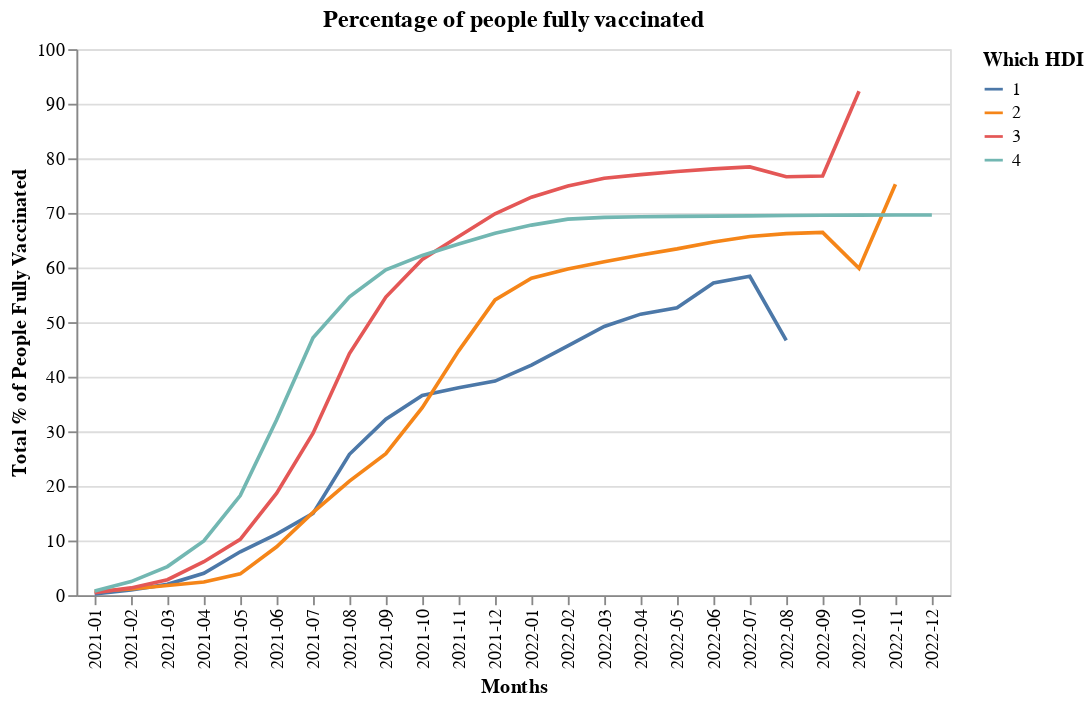

Notebook source saved alongside this figure:
### Code cell
#@title Comparison 4
selection = alt.selection_multi(fields=['Which HDI'],bind=('legend'))

visualisation4 = alt.Chart(People_fully_vaccinatednew).mark_line().encode(
    x=alt.X('Months'),
    y='Total % of People Fully Vaccinated',
    color = 'Which HDI:N',
    opacity=alt.condition(selection, alt.value(1), alt.value(0.2))
).add_selection(
    selection
).properties(title='Percentage of people fully vaccinated')
visualisation4

### Figure 1 — Vega-Lite specification as saved in the notebook (floating-point values rounded to 4 significant figures)
{"config": {"view": {"continuousWidth": 400, "continuousHeight": 300}}, "data": {"name": "data-7281b66b98734ddf57b5db9692766fb3"}, "mark": "line", "encoding": {"color": {"field": "Which HDI", "type": "nominal"}, "opacity": {"condition": {"value": 1, "selection": "selector020"}, "value": 0.2}, "x": {"field": "Months", "type": "nominal"}, "y": {"field": "Total % of People Fully Vaccinated", "type": "quantitative"}}, "selection": {"selector020": {"type": "multi", "fields": ["Which HDI"], "bind": "legend"}}, "title": "Percentage of people fully vaccinated", "$schema": "https://vega.github.io/schema/vega-lite/v4.17.0.json", "datasets": {"data-7281b66b98734ddf57b5db9692766fb3": [{"Months": "2021-01", "Total % of People Fully Vaccinated": 0.2004, "Which HDI": 1}, {"Months": "2021-02", "Total % of People Fully Vaccinated": 0.9382, "Which HDI": 1}, {"Months": "2021-03", "Total % of People Fully Vaccinated": 1.976, "Which HDI": 1}, {"Months": "2021-04", "Total % of People Fully Vaccinated": 4.007, "Which HDI": 1}, {"Months": "2021-05", "Total % of People Fully Vaccinated": 7.94, "Which HDI": 1}, {"Months": "2021-06", "Total % of People Fully Vaccinated": 11.17, "Which HDI": 1}, {"Months": "2021-07", "Total % of People Fully Vaccinated": 14.97, "Which HDI": 1}, {"Months": "2021-08", "Total % of People Fully Vaccinated": 25.8, "Which HDI": 1}, {"Months": "2021-09", "Total % of People Fully Vaccinated": 32.23, "Which HDI": 1}, {"Months": "2021-10", "Total % of People Fully Vaccinated": 36.59, "Which HDI": 1}, {"Months": "2021-11", "Total % of People Fully Vaccinated": 37.99, "Which HDI": 1}, {"Months": "2021-12", "Total % of People Fully Vaccinated": 39.21, "Which HDI": 1}, {"Months": "2022-01", "Total % of People Fully Vaccinated": 42.13, "Which HDI": 1}, {"Months": "2022-02", "Total % of People Fully Vaccinated": 45.66, "Which HDI": 1}, {"Months": "2022-03", "Total % of People Fully Vaccinated": 49.2, "Which HDI": 1}, {"Months": "2022-04", "Total % of People Fully Vaccinated": 51.46, "Which HDI": 1}, {"Months": "2022-05", "Total % of People Fully Vaccinated": 52.62, "Which HDI": 1}, {"Months": "2022-06", "Total % of People Fully Vaccinated": 57.16, "Which HDI": 1}, {"Months": "2022-07", "Total % of People Fully Vaccinated": 58.4, "Which HDI": 1}, {"Months": "2022-08", "Total % of People Fully Vaccinated": 46.66, "Which HDI": 1}, {"Months": "2022-09", "Total % of People Fully Vaccinated": null, "Which HDI": 1}, {"Months": "2022-10", "Total % of People Fully Vaccinated": null, "Which HDI": 1}, {"Months": "2022-11", "Total % of People Fully Vaccinated": null, "Which HDI": 1}, {"Months": "2022-12", "Total % of People Fully Vaccinated": null, "Which HDI": 1}, {"Months": "2021-01", "Total % of People Fully Vaccinated": 0.6611, "Which HDI": 2}, {"Months": "2021-02", "Total % of People Fully Vaccinated": 1.132, "Which HDI": 2}, {"Months": "2021-03", "Total % of People Fully Vaccinated": 1.773, "Which HDI": 2}, {"Months": "2021-04", "Total % of People Fully Vaccinated": 2.395, "Which HDI": 2}, {"Months": "2021-05", "Total % of People Fully Vaccinated": 3.901, "Which HDI": 2}, {"Months": "2021-06", "Total % of People Fully Vaccinated": 8.866, "Which HDI": 2}, {"Months": "2021-07", "Total % of People Fully Vaccinated": 15.16, "Which HDI": 2}, {"Months": "2021-08", "Total % of People Fully Vaccinated": 20.89, "Which HDI": 2}, {"Months": "2021-09", "Total % of People Fully Vaccinated": 25.9, "Which HDI": 2}, {"Months": "2021-10", "Total % of People Fully Vaccinated": 34.34, "Which HDI": 2}, {"Months": "2021-11", "Total % of People Fully Vaccinated": 44.74, "Which HDI": 2}, {"Months": "2021-12", "Total % of People Fully Vaccinated": 54.08, "Which HDI": 2}, {"Months": "2022-01", "Total % of People Fully Vaccinated": 58.03, "Which HDI": 2}, {"Months": "2022-02", "Total % of People Fully Vaccinated": 59.72, "Which HDI": 2}, {"Months": "2022-03", "Total % of People Fully Vaccinated": 61.05, "Which HDI": 2}, {"Months": "2022-04", "Total % of People Fully Vaccinated": 62.3, "Which HDI": 2}, {"Months": "2022-05", "Total % of People Fully Vaccinated": 63.41, "Which HDI": 2}, {"Months": "2022-06", "Total % of People Fully Vaccinated": 64.69, "Which HDI": 2}, {"Months": "2022-07", "Total % of People Fully Vaccinated": 65.68, "Which HDI": 2}, {"Months": "2022-08", "Total % of People Fully Vaccinated": 66.21, "Which HDI": 2}, {"Months": "2022-09", "Total % of People Fully Vaccinated": 66.45, "Which HDI": 2}, {"Months": "2022-10", "Total % of People Fully Vaccinated": 59.84, "Which HDI": 2}, {"Months": "2022-11", "Total % of People Fully Vaccinated": 75.26, "Which HDI": 2}, {"Months": "2022-12", "Total % of People Fully Vaccinated": null, "Which HDI": 2}, {"Months": "2021-01", "Total % of People Fully Vaccinated": 0.4604, "Which HDI": 3}, {"Months": "2021-02", "Total % of People Fully Vaccinated": 1.324, "Which HDI": 3}, {"Months": "2021-03", "Total % of People Fully Vaccinated": 2.829, "Which HDI": 3}, {"Months": "2021-04", "Total % of People Fully Vaccinated": 6.129, "Which HDI": 3}, {"Months": "2021-05", "Total % of People Fully Vaccinated": 10.23, "Which HDI": 3}, {"Months": "2021-06", "Total % of People Fully Vaccinated": 18.67, "Which HDI": 3}, {"Months": "2021-07", "Total % of People Fully Vaccinated": 29.65, "Which HDI": 3}, {"Months": "2021-08", "Total % of People Fully Vaccinated": 44.24, "Which HDI": 3}, {"Months": "2021-09", "Total % of People Fully Vaccinated": 54.59, "Which HDI": 3}, {"Months": "2021-10", "Total % of People Fully Vaccinated": 61.5, "Which HDI": 3}, {"Months": "2021-11", "Total % of People Fully Vaccinated": 65.68, "Which HDI": 3}, {"Months": "2021-12", "Total % of People Fully Vaccinated": 69.85, "Which HDI": 3}, {"Months": "2022-01", "Total % of People Fully Vaccinated": 72.89, "Which HDI": 3}, {"Months": "2022-02", "Total % of People Fully Vaccinated": 74.94, "Which HDI": 3}, {"Months": "2022-03", "Total % of People Fully Vaccinated": 76.36, "Which HDI": 3}, {"Months": "2022-04", "Total % of People Fully Vaccinated": 77.02, "Which HDI": 3}, {"Months": "2022-05", "Total % of People Fully Vaccinated": 77.6, "Which HDI": 3}, {"Months": "2022-06", "Total % of People Fully Vaccinated": 78.08, "Which HDI": 3}, {"Months": "2022-07", "Total % of People Fully Vaccinated": 78.42, "Which HDI": 3}, {"Months": "2022-08", "Total % of People Fully Vaccinated": 76.63, "Which HDI": 3}, {"Months": "2022-09", "Total % of People Fully Vaccinated": 76.76, "Which HDI": 3}, {"Months": "2022-10", "Total % of People Fully Vaccinated": 92.29, "Which HDI": 3}, {"Months": "2022-11", "Total % of People Fully Vaccinated": null, "Which HDI": 3}, {"Months": "2022-12", "Total % of People Fully Vaccinated": null, "Which HDI": 3}, {"Months": "2021-01", "Total % of People Fully Vaccinated": 0.7699, "Which HDI": 4}, {"Months": "2021-02", "Total % of People Fully Vaccinated": 2.479, "Which HDI": 4}, {"Months": "2021-03", "Total % of People Fully Vaccinated": 5.232, "Which HDI": 4}, {"Months": "2021-04", "Total % of People Fully Vaccinated": 9.938, "Which HDI": 4}, {"Months": "2021-05", "Total % of People Fully Vaccinated": 18.24, "Which HDI": 4}, {"Months": "2021-06", "Total % of People Fully Vaccinated": 32.12, "Which HDI": 4}, {"Months": "2021-07", "Total % of People Fully Vaccinated": 47.13, "Which HDI": 4}, {"Months": "2021-08", "Total % of People Fully Vaccinated": 54.62, "Which HDI": 4}, {"Months": "2021-09", "Total % of People Fully Vaccinated": 59.57, "Which HDI": 4}, {"Months": "2021-10", "Total % of People Fully Vaccinated": 62.22, "Which HDI": 4}, {"Months": "2021-11", "Total % of People Fully Vaccinated": 64.33, "Which HDI": 4}, {"Months": "2021-12", "Total % of People Fully Vaccinated": 66.29, "Which HDI": 4}, {"Months": "2022-01", "Total % of People Fully Vaccinated": 67.78, "Which HDI": 4}, {"Months": "2022-02", "Total % of People Fully Vaccinated": 68.87, "Which HDI": 4}, {"Months": "2022-03", "Total % of People Fully Vaccinated": 69.19, "Which HDI": 4}, {"Months": "2022-04", "Total % of People Fully Vaccinated": 69.3, "Which HDI": 4}, {"Months": "2022-05", "Total % of People Fully Vaccinated": 69.38, "Which HDI": 4}, {"Months": "2022-06", "Total % of People Fully Vaccinated": 69.43, "Which HDI": 4}, {"Months": "2022-07", "Total % of People Fully Vaccinated": 69.47, "Which HDI": 4}, {"Months": "2022-08", "Total % of People Fully Vaccinated": 69.53, "Which HDI": 4}, {"Months": "2022-09", "Total % of People Fully Vaccinated": 69.57, "Which HDI": 4}, {"Months": "2022-10", "Total % of People Fully Vaccinated": 69.6, "Which HDI": 4}, {"Months": "2022-11", "Total % of People Fully Vaccinated": 69.62, "Which HDI": 4}, {"Months": "2022-12", "Total % of People Fully Vaccinated": 69.63, "Which HDI": 4}]}}
